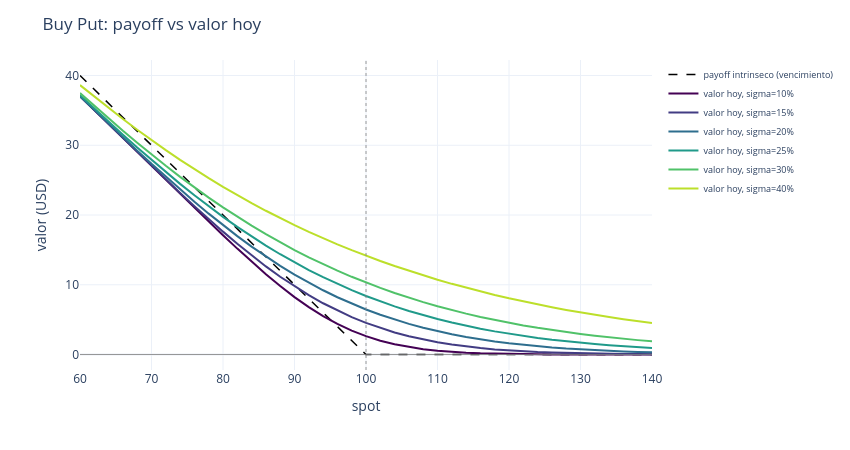
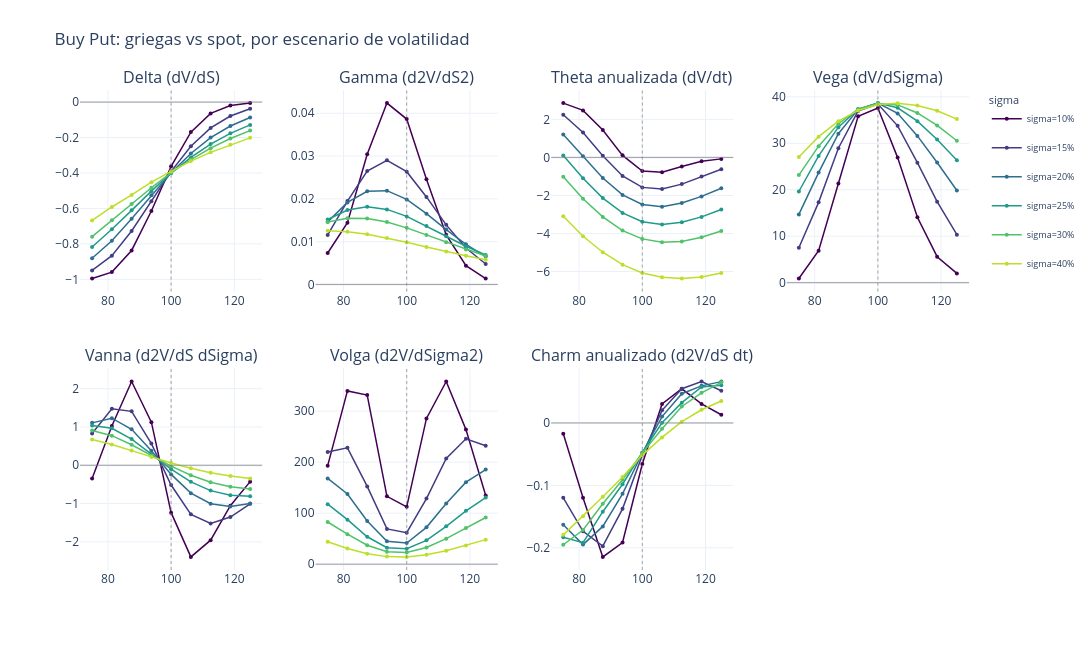

Notebook code cell kept with these figures, in order:
### Markdown cell above
### `buy_put` -- put comprada (P100, x+1)

Mismo patron convexo que `buy_call` pero orientado a la baja: delta negativa que va de ~0 (muy
ITM... es decir spot muy alto) a ~-1 (spot muy bajo). Ganancia acotada (maximo cuando S->0),
perdida limitada a la prima. Gamma/vega positivas y maximas ATM igual que la call (put y call del
mismo strike comparten gamma/vega por put-call parity). Theta negativa.

### Code cell
grids_buy_put = analyze_strategy("buy_put", "Buy Put")

### Figure 1 — Plotly figure (JSON) as saved in the notebook; plotly's stock layout.template omitted (floating-point values rounded to 4 significant figures)
{"data": [{"hovertemplate": "spot=%{x:.1f}<br>payoff=%{y:.2f}<extra>vencimiento</extra>", "line": {"color": "black", "dash": "dash", "width": 1.5}, "mode": "lines", "name": "payoff intrinseco (vencimiento)", "type": "scatter", "x": [60.0, 62.0, 64.0, 66.0, 68.0, 70.0, 72.0, 74.0, 76.0, 78.0, 80.0, 82.0, 84.0, 86.0, 88.0, 90.0, 92.0, 94.0, 96.0, 98.0, 100.0, 102.0, 104.0, 106.0, 108.0, 110.0, 112.0, 114.0, 116.0, 118.0, 120.0, 122.0, 124.0, 126.0, 128.0, 130.0, 132.0, 134.0, 136.0, 138.0, 140.0], "y": [40.0, 38.0, 36.0, 34.0, 32.0, 30.0, 28.0, 26.0, 24.0, 22.0, 20.0, 18.0, 16.0, 14.0, 12.0, 10.0, 8.0, 6.0, 4.0, 2.0, 0.0, 0.0, 0.0, 0.0, 0.0, 0.0, 0.0, 0.0, 0.0, 0.0, 0.0, 0.0, 0.0, 0.0, 0.0, 0.0, 0.0, 0.0, 0.0, 0.0, 0.0]}, {"hovertemplate": "spot=%{x:.1f}<br>valor=%{y:.2f}<extra>sigma=10%</extra>", "line": {"color": "rgb(68, 1, 84)", "width": 2}, "mode": "lines", "name": "valor hoy, sigma=10%", "type": "scatter", "x": [60.0, 62.0, 64.0, 66.0, 68.0, 70.0, 72.0, 74.0, 76.0, 78.0, 80.0, 82.0, 84.0, 86.0, 88.0, 90.0, 92.0, 94.0, 96.0, 98.0, 100.0, 102.0, 104.0, 106.0, 108.0, 110.0, 112.0, 114.0, 116.0, 118.0, 120.0, 122.0, 124.0, 126.0, 128.0, 130.0, 132.0, 134.0, 136.0, 138.0, 140.0], "y": [37.03, 35.03, 33.03, 31.03, 29.03, 27.03, 25.03, 23.03, 21.04, 19.06, 17.1, 15.18, 13.31, 11.52, 9.814, 8.234, 6.796, 5.511, 4.389, 3.431, 2.63, 1.977, 1.459, 1.059, 0.7532, 0.5251, 0.3594, 0.2425, 0.1618, 0.1066, 0.06937, 0.04441, 0.02805, 0.01757, 0.01113, 0.006496, 0.003591, 0.001818, 0.000874, 0.0002843, 2.06e-05]}, {"hovertemplate": "spot=%{x:.1f}<br>valor=%{y:.2f}<extra>sigma=15%</extra>", "line": {"color": "rgb(66, 60, 131)", "width": 2}, "mode": "lines", "name": "valor hoy, sigma=15%", "type": "scatter", "x": [60.0, 62.0, 64.0, 66.0, 68.0, 70.0, 72.0, 74.0, 76.0, 78.0, 80.0, 82.0, 84.0, 86.0, 88.0, 90.0, 92.0, 94.0, 96.0, 98.0, 100.0, 102.0, 104.0, 106.0, 108.0, 110.0, 112.0, 114.0, 116.0, 118.0, 120.0, 122.0, 124.0, 126.0, 128.0, 130.0, 132.0, 134.0, 136.0, 138.0, 140.0], "y": [37.02, 35.02, 33.03, 31.03, 29.04, 27.07, 25.11, 23.18, 21.27, 19.42, 17.62, 15.87, 14.21, 12.63, 11.15, 9.773, 8.504, 7.347, 6.3, 5.364, 4.533, 3.801, 3.164, 2.617, 2.15, 1.757, 1.427, 1.15, 0.9213, 0.7326, 0.5797, 0.4561, 0.358, 0.2801, 0.2184, 0.1697, 0.1316, 0.1016, 0.078, 0.05971, 0.04548]}, {"hovertemplate": "spot=%{x:.1f}<br>valor=%{y:.2f}<extra>sigma=20%</extra>", "line": {"color": "rgb(46, 110, 142)", "width": 2}, "mode": "lines", "name": "valor hoy, sigma=20%", "type": "scatter", "x": [60.0, 62.0, 64.0, 66.0, 68.0, 70.0, 72.0, 74.0, 76.0, 78.0, 80.0, 82.0, 84.0, 86.0, 88.0, 90.0, 92.0, 94.0, 96.0, 98.0, 100.0, 102.0, 104.0, 106.0, 108.0, 110.0, 112.0, 114.0, 116.0, 118.0, 120.0, 122.0, 124.0, 126.0, 128.0, 130.0, 132.0, 134.0, 136.0, 138.0, 140.0], "y": [37.04, 35.07, 33.1, 31.15, 29.23, 27.33, 25.48, 23.67, 21.9, 20.19, 18.54, 16.97, 15.47, 14.05, 12.71, 11.46, 10.29, 9.21, 8.211, 7.294, 6.459, 5.698, 5.008, 4.386, 3.831, 3.336, 2.897, 2.51, 2.169, 1.87, 1.607, 1.377, 1.177, 1.003, 0.8531, 0.7241, 0.6131, 0.5194, 0.4392, 0.3713, 0.3135]}, {"hovertemplate": "spot=%{x:.1f}<br>valor=%{y:.2f}<extra>sigma=25%</extra>", "line": {"color": "rgb(32, 154, 138)", "width": 2}, "mode": "lines", "name": "valor hoy, sigma=25%", "type": "scatter", "x": [60.0, 62.0, 64.0, 66.0, 68.0, 70.0, 72.0, 74.0, 76.0, 78.0, 80.0, 82.0, 84.0, 86.0, 88.0, 90.0, 92.0, 94.0, 96.0, 98.0, 100.0, 102.0, 104.0, 106.0, 108.0, 110.0, 112.0, 114.0, 116.0, 118.0, 120.0, 122.0, 124.0, 126.0, 128.0, 130.0, 132.0, 134.0, 136.0, 138.0, 140.0], "y": [37.18, 35.26, 33.36, 31.5, 29.67, 27.89, 26.15, 24.46, 22.83, 21.25, 19.74, 18.29, 16.92, 15.61, 14.37, 13.2, 12.11, 11.08, 10.12, 9.22, 8.389, 7.619, 6.905, 6.246, 5.64, 5.085, 4.579, 4.117, 3.696, 3.315, 2.971, 2.659, 2.377, 2.122, 1.892, 1.686, 1.499, 1.332, 1.181, 1.048, 0.9285]}, {"hovertemplate": "spot=%{x:.1f}<br>valor=%{y:.2f}<extra>sigma=30%</extra>", "line": {"color": "rgb(80, 194, 105)", "width": 2}, "mode": "lines", "name": "valor hoy, sigma=30%", "type": "scatter", "x": [60.0, 62.0, 64.0, 66.0, 68.0, 70.0, 72.0, 74.0, 76.0, 78.0, 80.0, 82.0, 84.0, 86.0, 88.0, 90.0, 92.0, 94.0, 96.0, 98.0, 100.0, 102.0, 104.0, 106.0, 108.0, 110.0, 112.0, 114.0, 116.0, 118.0, 120.0, 122.0, 124.0, 126.0, 128.0, 130.0, 132.0, 134.0, 136.0, 138.0, 140.0], "y": [37.48, 35.65, 33.84, 32.08, 30.36, 28.68, 27.05, 25.47, 23.95, 22.49, 21.09, 19.74, 18.46, 17.24, 16.08, 14.98, 13.93, 12.95, 12.02, 11.14, 10.32, 9.547, 8.825, 8.147, 7.514, 6.923, 6.373, 5.862, 5.39, 4.952, 4.546, 4.171, 3.826, 3.508, 3.215, 2.945, 2.696, 2.466, 2.255, 2.061, 1.883]}, {"hovertemplate": "spot=%{x:.1f}<br>valor=%{y:.2f}<extra>sigma=40%</extra>", "line": {"color": "rgb(188, 223, 42)", "width": 2}, "mode": "lines", "name": "valor hoy, sigma=40%", "type": "scatter", "x": [60.0, 62.0, 64.0, 66.0, 68.0, 70.0, 72.0, 74.0, 76.0, 78.0, 80.0, 82.0, 84.0, 86.0, 88.0, 90.0, 92.0, 94.0, 96.0, 98.0, 100.0, 102.0, 104.0, 106.0, 108.0, 110.0, 112.0, 114.0, 116.0, 118.0, 120.0, 122.0, 124.0, 126.0, 128.0, 130.0, 132.0, 134.0, 136.0, 138.0, 140.0], "y": [38.62, 36.96, 35.34, 33.75, 32.22, 30.73, 29.29, 27.9, 26.57, 25.28, 24.04, 22.85, 21.7, 20.61, 19.55, 18.55, 17.59, 16.67, 15.8, 14.96, 14.16, 13.4, 12.68, 11.99, 11.34, 10.72, 10.13, 9.57, 9.038, 8.534, 8.056, 7.604, 7.177, 6.774, 6.393, 6.031, 5.689, 5.367, 5.064, 4.778, 4.507]}], "layout": {"height": 450, "legend": {"font": {"size": 9}}, "margin": {"r": 20, "t": 60}, "shapes": [{"line": {"color": "gray", "width": 0.8}, "type": "line", "x0": 0, "x1": 1, "xref": "x domain", "y0": 0, "y1": 0, "yref": "y"}, {"line": {"color": "gray", "dash": "dot", "width": 0.8}, "type": "line", "x0": 100, "x1": 100, "xref": "x", "y0": 0, "y1": 1, "yref": "y domain"}], "title": {"text": "Buy Put: payoff vs valor hoy"}, "width": 850, "xaxis": {"title": {"text": "spot"}}, "yaxis": {"title": {"text": "valor (USD)"}}}}

### Figure 2 — Plotly figure (JSON) as saved in the notebook; plotly's stock layout.template omitted (floating-point values rounded to 4 significant figures)
{"data": [{"hovertemplate": "spot=%{x:.1f}<br>valor=%{y:.4f}<extra>sigma=10%</extra>", "legendgroup": "vol0", "line": {"color": "rgb(68, 1, 84)", "width": 1.5}, "marker": {"size": 4}, "mode": "lines+markers", "name": "sigma=10%", "showlegend": true, "type": "scatter", "x": [75.0, 81.25, 87.5, 93.75, 100.0, 106.2, 112.5, 118.8, 125.0], "xaxis": "x", "y": [-0.9955, -0.9593, -0.8371, -0.6145, -0.3625, -0.1693, -0.06379, -0.01912, -0.005436], "yaxis": "y"}, {"hovertemplate": "spot=%{x:.1f}<br>valor=%{y:.4f}<extra>sigma=15%</extra>", "legendgroup": "vol1", "line": {"color": "rgb(66, 60, 131)", "width": 1.5}, "marker": {"size": 4}, "mode": "lines+markers", "name": "sigma=15%", "showlegend": true, "type": "scatter", "x": [75.0, 81.25, 87.5, 93.75, 100.0, 106.2, 112.5, 118.8, 125.0], "xaxis": "x", "y": [-0.95, -0.8668, -0.7273, -0.5591, -0.3906, -0.2487, -0.1459, -0.07844, -0.0378], "yaxis": "y"}, {"hovertemplate": "spot=%{x:.1f}<br>valor=%{y:.4f}<extra>sigma=20%</extra>", "legendgroup": "vol2", "line": {"color": "rgb(46, 110, 142)", "width": 1.5}, "marker": {"size": 4}, "mode": "lines+markers", "name": "sigma=20%", "showlegend": true, "type": "scatter", "x": [75.0, 81.25, 87.5, 93.75, 100.0, 106.2, 112.5, 118.8, 125.0], "xaxis": "x", "y": [-0.8813, -0.7827, -0.6577, -0.5258, -0.3987, -0.29, -0.2002, -0.135, -0.08695], "yaxis": "y"}, {"hovertemplate": "spot=%{x:.1f}<br>valor=%{y:.4f}<extra>sigma=25%</extra>", "legendgroup": "vol3", "line": {"color": "rgb(32, 154, 138)", "width": 1.5}, "marker": {"size": 4}, "mode": "lines+markers", "name": "sigma=25%", "showlegend": true, "type": "scatter", "x": [75.0, 81.25, 87.5, 93.75, 100.0, 106.2, 112.5, 118.8, 125.0], "xaxis": "x", "y": [-0.8179, -0.7176, -0.6108, -0.5026, -0.4004, -0.3119, -0.2366, -0.1761, -0.1287], "yaxis": "y"}, {"hovertemplate": "spot=%{x:.1f}<br>valor=%{y:.4f}<extra>sigma=30%</extra>", "legendgroup": "vol4", "line": {"color": "rgb(80, 194, 105)", "width": 1.5}, "marker": {"size": 4}, "mode": "lines+markers", "name": "sigma=30%", "showlegend": true, "type": "scatter", "x": [75.0, 81.25, 87.5, 93.75, 100.0, 106.2, 112.5, 118.8, 125.0], "xaxis": "x", "y": [-0.7591, -0.6669, -0.5755, -0.4835, -0.3981, -0.3246, -0.2598, -0.2054, -0.1606], "yaxis": "y"}, {"hovertemplate": "spot=%{x:.1f}<br>valor=%{y:.4f}<extra>sigma=40%</extra>", "legendgroup": "vol5", "line": {"color": "rgb(188, 223, 42)", "width": 1.5}, "marker": {"size": 4}, "mode": "lines+markers", "name": "sigma=40%", "showlegend": true, "type": "scatter", "x": [75.0, 81.25, 87.5, 93.75, 100.0, 106.2, 112.5, 118.8, 125.0], "xaxis": "x", "y": [-0.6677, -0.5919, -0.5235, -0.4516, -0.3905, -0.333, -0.2834, -0.2405, -0.2016], "yaxis": "y"}, {"hovertemplate": "spot=%{x:.1f}<br>valor=%{y:.4f}<extra>sigma=10%</extra>", "legendgroup": "vol0", "line": {"color": "rgb(68, 1, 84)", "width": 1.5}, "marker": {"size": 4}, "mode": "lines+markers", "name": "sigma=10%", "showlegend": false, "type": "scatter", "x": [75.0, 81.25, 87.5, 93.75, 100.0, 106.2, 112.5, 118.8, 125.0], "xaxis": "x2", "y": [0.007348, 0.01442, 0.03044, 0.04237, 0.03864, 0.02457, 0.01159, 0.004392, 0.001387], "yaxis": "y2"}, {"hovertemplate": "spot=%{x:.1f}<br>valor=%{y:.4f}<extra>sigma=15%</extra>", "legendgroup": "vol1", "line": {"color": "rgb(66, 60, 131)", "width": 1.5}, "marker": {"size": 4}, "mode": "lines+markers", "name": "sigma=15%", "showlegend": false, "type": "scatter", "x": [75.0, 81.25, 87.5, 93.75, 100.0, 106.2, 112.5, 118.8, 125.0], "xaxis": "x2", "y": [0.01157, 0.01948, 0.02648, 0.02902, 0.02634, 0.02045, 0.01392, 0.008508, 0.00478], "yaxis": "y2"}, {"hovertemplate": "spot=%{x:.1f}<br>valor=%{y:.4f}<extra>sigma=20%</extra>", "legendgroup": "vol2", "line": {"color": "rgb(46, 110, 142)", "width": 1.5}, "marker": {"size": 4}, "mode": "lines+markers", "name": "sigma=20%", "showlegend": false, "type": "scatter", "x": [75.0, 81.25, 87.5, 93.75, 100.0, 106.2, 112.5, 118.8, 125.0], "xaxis": "x2", "y": [0.01462, 0.01915, 0.02177, 0.02191, 0.01987, 0.01654, 0.01282, 0.009366, 0.006515], "yaxis": "y2"}, {"hovertemplate": "spot=%{x:.1f}<br>valor=%{y:.4f}<extra>sigma=25%</extra>", "legendgroup": "vol3", "line": {"color": "rgb(32, 154, 138)", "width": 1.5}, "marker": {"size": 4}, "mode": "lines+markers", "name": "sigma=25%", "showlegend": false, "type": "scatter", "x": [75.0, 81.25, 87.5, 93.75, 100.0, 106.2, 112.5, 118.8, 125.0], "xaxis": "x2", "y": [0.01518, 0.01738, 0.01813, 0.01754, 0.0159, 0.01367, 0.01126, 0.008938, 0.006884], "yaxis": "y2"}, {"hovertemplate": "spot=%{x:.1f}<br>valor=%{y:.4f}<extra>sigma=30%</extra>", "legendgroup": "vol4", "line": {"color": "rgb(80, 194, 105)", "width": 1.5}, "marker": {"size": 4}, "mode": "lines+markers", "name": "sigma=30%", "showlegend": false, "type": "scatter", "x": [75.0, 81.25, 87.5, 93.75, 100.0, 106.2, 112.5, 118.8, 125.0], "xaxis": "x2", "y": [0.01459, 0.01547, 0.01541, 0.01458, 0.01322, 0.01157, 0.009847, 0.008181, 0.006663], "yaxis": "y2"}, {"hovertemplate": "spot=%{x:.1f}<br>valor=%{y:.4f}<extra>sigma=40%</extra>", "legendgroup": "vol5", "line": {"color": "rgb(188, 223, 42)", "width": 1.5}, "marker": {"size": 4}, "mode": "lines+markers", "name": "sigma=40%", "showlegend": false, "type": "scatter", "x": [75.0, 81.25, 87.5, 93.75, 100.0, 106.2, 112.5, 118.8, 125.0], "xaxis": "x2", "y": [0.01256, 0.01232, 0.01171, 0.01085, 0.009837, 0.008765, 0.007704, 0.006696, 0.005766], "yaxis": "y2"}, {"hovertemplate": "spot=%{x:.1f}<br>valor=%{y:.4f}<extra>sigma=10%</extra>", "legendgroup": "vol0", "line": {"color": "rgb(68, 1, 84)", "width": 1.5}, "marker": {"size": 4}, "mode": "lines+markers", "name": "sigma=10%", "showlegend": false, "type": "scatter", "x": [75.0, 81.25, 87.5, 93.75, 100.0, 106.2, 112.5, 118.8, 125.0], "xaxis": "x3", "y": [2.857, 2.471, 1.438, 0.1077, -0.7138, -0.7766, -0.479, -0.2084, -0.07794], "yaxis": "y3"}, {"hovertemplate": "spot=%{x:.1f}<br>valor=%{y:.4f}<extra>sigma=15%</extra>", "legendgroup": "vol1", "line": {"color": "rgb(66, 60, 131)", "width": 1.5}, "marker": {"size": 4}, "mode": "lines+markers", "name": "sigma=15%", "showlegend": false, "type": "scatter", "x": [75.0, 81.25, 87.5, 93.75, 100.0, 106.2, 112.5, 118.8, 125.0], "xaxis": "x3", "y": [2.243, 1.314, 0.08399, -0.9763, -1.577, -1.664, -1.405, -1.007, -0.6231], "yaxis": "y3"}, {"hovertemplate": "spot=%{x:.1f}<br>valor=%{y:.4f}<extra>sigma=20%</extra>", "legendgroup": "vol2", "line": {"color": "rgb(46, 110, 142)", "width": 1.5}, "marker": {"size": 4}, "mode": "lines+markers", "name": "sigma=20%", "showlegend": false, "type": "scatter", "x": [75.0, 81.25, 87.5, 93.75, 100.0, 106.2, 112.5, 118.8, 125.0], "xaxis": "x3", "y": [1.198, 0.06557, -1.087, -1.972, -2.476, -2.592, -2.401, -2.052, -1.625], "yaxis": "y3"}, {"hovertemplate": "spot=%{x:.1f}<br>valor=%{y:.4f}<extra>sigma=25%</extra>", "legendgroup": "vol3", "line": {"color": "rgb(32, 154, 138)", "width": 1.5}, "marker": {"size": 4}, "mode": "lines+markers", "name": "sigma=25%", "showlegend": false, "type": "scatter", "x": [75.0, 81.25, 87.5, 93.75, 100.0, 106.2, 112.5, 118.8, 125.0], "xaxis": "x3", "y": [0.09877, -1.096, -2.142, -2.923, -3.382, -3.528, -3.416, -3.13, -2.742], "yaxis": "y3"}, {"hovertemplate": "spot=%{x:.1f}<br>valor=%{y:.4f}<extra>sigma=30%</extra>", "legendgroup": "vol4", "line": {"color": "rgb(80, 194, 105)", "width": 1.5}, "marker": {"size": 4}, "mode": "lines+markers", "name": "sigma=30%", "showlegend": false, "type": "scatter", "x": [75.0, 81.25, 87.5, 93.75, 100.0, 106.2, 112.5, 118.8, 125.0], "xaxis": "x3", "y": [-1.024, -2.176, -3.131, -3.85, -4.286, -4.466, -4.418, -4.202, -3.874], "yaxis": "y3"}, {"hovertemplate": "spot=%{x:.1f}<br>valor=%{y:.4f}<extra>sigma=40%</extra>", "legendgroup": "vol5", "line": {"color": "rgb(188, 223, 42)", "width": 1.5}, "marker": {"size": 4}, "mode": "lines+markers", "name": "sigma=40%", "showlegend": false, "type": "scatter", "x": [75.0, 81.25, 87.5, 93.75, 100.0, 106.2, 112.5, 118.8, 125.0], "xaxis": "x3", "y": [-3.092, -4.147, -4.988, -5.644, -6.077, -6.309, -6.371, -6.296, -6.079], "yaxis": "y3"}, {"hovertemplate": "spot=%{x:.1f}<br>valor=%{y:.4f}<extra>sigma=10%</extra>", "legendgroup": "vol0", "line": {"color": "rgb(68, 1, 84)", "width": 1.5}, "marker": {"size": 4}, "mode": "lines+markers", "name": "sigma=10%", "showlegend": false, "type": "scatter", "x": [75.0, 81.25, 87.5, 93.75, 100.0, 106.2, 112.5, 118.8, 125.0], "xaxis": "x4", "y": [0.8941, 6.895, 21.34, 35.82, 37.59, 26.92, 14.09, 5.59, 1.988], "yaxis": "y4"}, {"hovertemplate": "spot=%{x:.1f}<br>valor=%{y:.4f}<extra>sigma=15%</extra>", "legendgroup": "vol1", "line": {"color": "rgb(66, 60, 131)", "width": 1.5}, "marker": {"size": 4}, "mode": "lines+markers", "name": "sigma=15%", "showlegend": false, "type": "scatter", "x": [75.0, 81.25, 87.5, 93.75, 100.0, 106.2, 112.5, 118.8, 125.0], "xaxis": "x4", "y": [7.526, 17.28, 28.94, 36.96, 38.45, 33.76, 25.83, 17.43, 10.32], "yaxis": "y4"}, {"hovertemplate": "spot=%{x:.1f}<br>valor=%{y:.4f}<extra>sigma=20%</extra>", "legendgroup": "vol2", "line": {"color": "rgb(46, 110, 142)", "width": 1.5}, "marker": {"size": 4}, "mode": "lines+markers", "name": "sigma=20%", "showlegend": false, "type": "scatter", "x": [75.0, 81.25, 87.5, 93.75, 100.0, 106.2, 112.5, 118.8, 125.0], "xaxis": "x4", "y": [14.69, 23.69, 32.05, 37.3, 38.64, 36.44, 31.59, 25.86, 19.83], "yaxis": "y4"}, {"hovertemplate": "spot=%{x:.1f}<br>valor=%{y:.4f}<extra>sigma=25%</extra>", "legendgroup": "vol3", "line": {"color": "rgb(32, 154, 138)", "width": 1.5}, "marker": {"size": 4}, "mode": "lines+markers", "name": "sigma=25%", "showlegend": false, "type": "scatter", "x": [75.0, 81.25, 87.5, 93.75, 100.0, 106.2, 112.5, 118.8, 125.0], "xaxis": "x4", "y": [19.62, 27.29, 33.48, 37.37, 38.65, 37.64, 34.77, 30.8, 26.33], "yaxis": "y4"}, {"hovertemplate": "spot=%{x:.1f}<br>valor=%{y:.4f}<extra>sigma=30%</extra>", "legendgroup": "vol4", "line": {"color": "rgb(80, 194, 105)", "width": 1.5}, "marker": {"size": 4}, "mode": "lines+markers", "name": "sigma=30%", "showlegend": false, "type": "scatter", "x": [75.0, 81.25, 87.5, 93.75, 100.0, 106.2, 112.5, 118.8, 125.0], "xaxis": "x4", "y": [23.16, 29.39, 34.21, 37.33, 38.58, 38.26, 36.52, 33.84, 30.55], "yaxis": "y4"}, {"hovertemplate": "spot=%{x:.1f}<br>valor=%{y:.4f}<extra>sigma=40%</extra>", "legendgroup": "vol5", "line": {"color": "rgb(188, 223, 42)", "width": 1.5}, "marker": {"size": 4}, "mode": "lines+markers", "name": "sigma=40%", "showlegend": false, "type": "scatter", "x": [75.0, 81.25, 87.5, 93.75, 100.0, 106.2, 112.5, 118.8, 125.0], "xaxis": "x4", "y": [27.06, 31.43, 34.77, 37.07, 38.34, 38.61, 38.11, 36.99, 35.2], "yaxis": "y4"}, {"hovertemplate": "spot=%{x:.1f}<br>valor=%{y:.4f}<extra>sigma=10%</extra>", "legendgroup": "vol0", "line": {"color": "rgb(68, 1, 84)", "width": 1.5}, "marker": {"size": 4}, "mode": "lines+markers", "name": "sigma=10%", "showlegend": false, "type": "scatter", "x": [75.0, 81.25, 87.5, 93.75, 100.0, 106.2, 112.5, 118.8, 125.0], "xaxis": "x5", "y": [-0.3454, 1.024, 2.189, 1.125, -1.237, -2.393, -1.957, -1.055, -0.4272], "yaxis": "y5"}, {"hovertemplate": "spot=%{x:.1f}<br>valor=%{y:.4f}<extra>sigma=15%</extra>", "legendgroup": "vol1", "line": {"color": "rgb(66, 60, 131)", "width": 1.5}, "marker": {"size": 4}, "mode": "lines+markers", "name": "sigma=15%", "showlegend": false, "type": "scatter", "x": [75.0, 81.25, 87.5, 93.75, 100.0, 106.2, 112.5, 118.8, 125.0], "xaxis": "x5", "y": [0.83, 1.477, 1.409, 0.5669, -0.5159, -1.281, -1.518, -1.351, -1.006], "yaxis": "y5"}, {"hovertemplate": "spot=%{x:.1f}<br>valor=%{y:.4f}<extra>sigma=20%</extra>", "legendgroup": "vol2", "line": {"color": "rgb(46, 110, 142)", "width": 1.5}, "marker": {"size": 4}, "mode": "lines+markers", "name": "sigma=20%", "showlegend": false, "type": "scatter", "x": [75.0, 81.25, 87.5, 93.75, 100.0, 106.2, 112.5, 118.8, 125.0], "xaxis": "x5", "y": [1.108, 1.229, 0.9392, 0.3776, -0.2386, -0.7276, -1.004, -1.074, -0.9993], "yaxis": "y5"}, {"hovertemplate": "spot=%{x:.1f}<br>valor=%{y:.4f}<extra>sigma=25%</extra>", "legendgroup": "vol3", "line": {"color": "rgb(32, 154, 138)", "width": 1.5}, "marker": {"size": 4}, "mode": "lines+markers", "name": "sigma=25%", "showlegend": false, "type": "scatter", "x": [75.0, 81.25, 87.5, 93.75, 100.0, 106.2, 112.5, 118.8, 125.0], "xaxis": "x5", "y": [1.042, 0.9664, 0.6837, 0.2957, -0.1015, -0.433, -0.6615, -0.782, -0.8106], "yaxis": "y5"}, {"hovertemplate": "spot=%{x:.1f}<br>valor=%{y:.4f}<extra>sigma=30%</extra>", "legendgroup": "vol4", "line": {"color": "rgb(80, 194, 105)", "width": 1.5}, "marker": {"size": 4}, "mode": "lines+markers", "name": "sigma=30%", "showlegend": false, "type": "scatter", "x": [75.0, 81.25, 87.5, 93.75, 100.0, 106.2, 112.5, 118.8, 125.0], "xaxis": "x5", "y": [0.9066, 0.7732, 0.5357, 0.2544, -0.0229, -0.2607, -0.4411, -0.5595, -0.6213], "yaxis": "y5"}, {"hovertemplate": "spot=%{x:.1f}<br>valor=%{y:.4f}<extra>sigma=40%</extra>", "legendgroup": "vol5", "line": {"color": "rgb(188, 223, 42)", "width": 1.5}, "marker": {"size": 4}, "mode": "lines+markers", "name": "sigma=40%", "showlegend": false, "type": "scatter", "x": [75.0, 81.25, 87.5, 93.75, 100.0, 106.2, 112.5, 118.8, 125.0], "xaxis": "x5", "y": [0.674, 0.5424, 0.3831, 0.2173, 0.05974, -0.07894, -0.1937, -0.283, -0.3477], "yaxis": "y5"}, {"hovertemplate": "spot=%{x:.1f}<br>valor=%{y:.4f}<extra>sigma=10%</extra>", "legendgroup": "vol0", "line": {"color": "rgb(68, 1, 84)", "width": 1.5}, "marker": {"size": 4}, "mode": "lines+markers", "name": "sigma=10%", "showlegend": false, "type": "scatter", "x": [75.0, 81.25, 87.5, 93.75, 100.0, 106.2, 112.5, 118.8, 125.0], "xaxis": "x6", "y": [193.1, 339.5, 331.5, 133.1, 112.3, 285.7, 358.0, 263.7, 134.5], "yaxis": "y6"}, {"hovertemplate": "spot=%{x:.1f}<br>valor=%{y:.4f}<extra>sigma=15%</extra>", "legendgroup": "vol1", "line": {"color": "rgb(66, 60, 131)", "width": 1.5}, "marker": {"size": 4}, "mode": "lines+markers", "name": "sigma=15%", "showlegend": false, "type": "scatter", "x": [75.0, 81.25, 87.5, 93.75, 100.0, 106.2, 112.5, 118.8, 125.0], "xaxis": "x6", "y": [220.0, 227.9, 152.3, 69.07, 61.82, 128.5, 207.3, 245.8, 232.0], "yaxis": "y6"}, {"hovertemplate": "spot=%{x:.1f}<br>valor=%{y:.4f}<extra>sigma=20%</extra>", "legendgroup": "vol2", "line": {"color": "rgb(46, 110, 142)", "width": 1.5}, "marker": {"size": 4}, "mode": "lines+markers", "name": "sigma=20%", "showlegend": false, "type": "scatter", "x": [75.0, 81.25, 87.5, 93.75, 100.0, 106.2, 112.5, 118.8, 125.0], "xaxis": "x6", "y": [168.1, 137.6, 84.57, 44.88, 41.47, 72.19, 118.7, 160.7, 185.5], "yaxis": "y6"}, {"hovertemplate": "spot=%{x:.1f}<br>valor=%{y:.4f}<extra>sigma=25%</extra>", "legendgroup": "vol3", "line": {"color": "rgb(32, 154, 138)", "width": 1.5}, "marker": {"size": 4}, "mode": "lines+markers", "name": "sigma=25%", "showlegend": false, "type": "scatter", "x": [75.0, 81.25, 87.5, 93.75, 100.0, 106.2, 112.5, 118.8, 125.0], "xaxis": "x6", "y": [117.6, 87.24, 53.75, 32.2, 30.3, 46.71, 74.25, 104.5, 130.5], "yaxis": "y6"}, {"hovertemplate": "spot=%{x:.1f}<br>valor=%{y:.4f}<extra>sigma=30%</extra>", "legendgroup": "vol4", "line": {"color": "rgb(80, 194, 105)", "width": 1.5}, "marker": {"size": 4}, "mode": "lines+markers", "name": "sigma=30%", "showlegend": false, "type": "scatter", "x": [75.0, 81.25, 87.5, 93.75, 100.0, 106.2, 112.5, 118.8, 125.0], "xaxis": "x6", "y": [82.66, 58.86, 37.21, 24.31, 23.11, 32.85, 50.05, 70.84, 91.52], "yaxis": "y6"}, {"hovertemplate": "spot=%{x:.1f}<br>valor=%{y:.4f}<extra>sigma=40%</extra>", "legendgroup": "vol5", "line": {"color": "rgb(188, 223, 42)", "width": 1.5}, "marker": {"size": 4}, "mode": "lines+markers", "name": "sigma=40%", "showlegend": false, "type": "scatter", "x": [75.0, 81.25, 87.5, 93.75, 100.0, 106.2, 112.5, 118.8, 125.0], "xaxis": "x6", "y": [43.92, 30.74, 20.5, 14.83, 14.24, 18.4, 26.23, 36.53, 48.11], "yaxis": "y6"}, {"hovertemplate": "spot=%{x:.1f}<br>valor=%{y:.4f}<extra>sigma=10%</extra>", "legendgroup": "vol0", "line": {"color": "rgb(68, 1, 84)", "width": 1.5}, "marker": {"size": 4}, "mode": "lines+markers", "name": "sigma=10%", "showlegend": false, "type": "scatter", "x": [75.0, 81.25, 87.5, 93.75, 100.0, 106.2, 112.5, 118.8, 125.0], "xaxis": "x7", "y": [-0.01745, -0.1199, -0.2146, -0.1915, -0.06571, 0.0304, 0.05474, 0.03056, 0.0131], "yaxis": "y7"}, {"hovertemplate": "spot=%{x:.1f}<br>valor=%{y:.4f}<extra>sigma=15%</extra>", "legendgroup": "vol1", "line": {"color": "rgb(66, 60, 131)", "width": 1.5}, "marker": {"size": 4}, "mode": "lines+markers", "name": "sigma=15%", "showlegend": false, "type": "scatter", "x": [75.0, 81.25, 87.5, 93.75, 100.0, 106.2, 112.5, 118.8, 125.0], "xaxis": "x7", "y": [-0.1199, -0.1736, -0.1974, -0.1376, -0.05186, 0.02017, 0.05485, 0.06644, 0.05163], "yaxis": "y7"}, {"hovertemplate": "spot=%{x:.1f}<br>valor=%{y:.4f}<extra>sigma=20%</extra>", "legendgroup": "vol2", "line": {"color": "rgb(46, 110, 142)", "width": 1.5}, "marker": {"size": 4}, "mode": "lines+markers", "name": "sigma=20%", "showlegend": false, "type": "scatter", "x": [75.0, 81.25, 87.5, 93.75, 100.0, 106.2, 112.5, 118.8, 125.0], "xaxis": "x7", "y": [-0.1631, -0.1949, -0.1658, -0.1136, -0.04815, 0.01014, 0.04678, 0.05944, 0.06621], "yaxis": "y7"}, {"hovertemplate": "spot=%{x:.1f}<br>valor=%{y:.4f}<extra>sigma=25%</extra>", "legendgroup": "vol3", "line": {"color": "rgb(32, 154, 138)", "width": 1.5}, "marker": {"size": 4}, "mode": "lines+markers", "name": "sigma=25%", "showlegend": false, "type": "scatter", "x": [75.0, 81.25, 87.5, 93.75, 100.0, 106.2, 112.5, 118.8, 125.0], "xaxis": "x7", "y": [-0.1831, -0.1919, -0.1422, -0.09816, -0.04737, 0.0003501, 0.0325, 0.05763, 0.0602], "yaxis": "y7"}, {"hovertemplate": "spot=%{x:.1f}<br>valor=%{y:.4f}<extra>sigma=30%</extra>", "legendgroup": "vol4", "line": {"color": "rgb(80, 194, 105)", "width": 1.5}, "marker": {"size": 4}, "mode": "lines+markers", "name": "sigma=30%", "showlegend": false, "type": "scatter", "x": [75.0, 81.25, 87.5, 93.75, 100.0, 106.2, 112.5, 118.8, 125.0], "xaxis": "x7", "y": [-0.1952, -0.1715, -0.1294, -0.09101, -0.04811, -0.009428, 0.02638, 0.04827, 0.06502], "yaxis": "y7"}, {"hovertemplate": "spot=%{x:.1f}<br>valor=%{y:.4f}<extra>sigma=40%</extra>", "legendgroup": "vol5", "line": {"color": "rgb(188, 223, 42)", "width": 1.5}, "marker": {"size": 4}, "mode": "lines+markers", "name": "sigma=40%", "showlegend": false, "type": "scatter", "x": [75.0, 81.25, 87.5, 93.75, 100.0, 106.2, 112.5, 118.8, 125.0], "xaxis": "x7", "y": [-0.1793, -0.1495, -0.1183, -0.08669, -0.05153, -0.02319, 0.001986, 0.0211, 0.03514], "yaxis": "y7"}], "layout": {"annotations": [{"font": {"size": 16}, "showarrow": false, "text": "Delta (dV/dS)", "x": 0.1025, "xanchor": "center", "xref": "paper", "y": 1, "yanchor": "bottom", "yref": "paper"}, {"font": {"size": 16}, "showarrow": false, "text": "Gamma (d2V/dS2)", "x": 0.3675, "xanchor": "center", "xref": "paper", "y": 1, "yanchor": "bottom", "yref": "paper"}, {"font": {"size": 16}, "showarrow": false, "text": "Theta anualizada (dV/dt)", "x": 0.6325, "xanchor": "center", "xref": "paper", "y": 1, "yanchor": "bottom", "yref": "paper"}, {"font": {"size": 16}, "showarrow": false, "text": "Vega (dV/dSigma)", "x": 0.8975, "xanchor": "center", "xref": "paper", "y": 1, "yanchor": "bottom", "yref": "paper"}, {"font": {"size": 16}, "showarrow": false, "text": "Vanna (d2V/dS dSigma)", "x": 0.1025, "xanchor": "center", "xref": "paper", "y": 0.42, "yanchor": "bottom", "yref": "paper"}, {"font": {"size": 16}, "showarrow": false, "text": "Volga (d2V/dSigma2)", "x": 0.3675, "xanchor": "center", "xref": "paper", "y": 0.42, "yanchor": "bottom", "yref": "paper"}, {"font": {"size": 16}, "showarrow": false, "text": "Charm anualizado (d2V/dS dt)", "x": 0.6325, "xanchor": "center", "xref": "paper", "y": 0.42, "yanchor": "bottom", "yref": "paper"}], "height": 650, "legend": {"font": {"size": 9}, "title": {"text": "sigma"}}, "margin": {"r": 20, "t": 90}, "shapes": [{"line": {"color": "gray", "width": 0.7}, "type": "line", "x0": 0, "x1": 1, "xref": "x domain", "y0": 0, "y1": 0, "yref": "y"}, {"line": {"color": "gray", "dash": "dot", "width": 0.7}, "type": "line", "x0": 100, "x1": 100, "xref": "x", "y0": 0, "y1": 1, "yref": "y domain"}, {"line": {"color": "gray", "width": 0.7}, "type": "line", "x0": 0, "x1": 1, "xref": "x2 domain", "y0": 0, "y1": 0, "yref": "y2"}, {"line": {"color": "gray", "dash": "dot", "width": 0.7}, "type": "line", "x0": 100, "x1": 100, "xref": "x2", "y0": 0, "y1": 1, "yref": "y2 domain"}, {"line": {"color": "gray", "width": 0.7}, "type": "line", "x0": 0, "x1": 1, "xref": "x3 domain", "y0": 0, "y1": 0, "yref": "y3"}, {"line": {"color": "gray", "dash": "dot", "width": 0.7}, "type": "line", "x0": 100, "x1": 100, "xref": "x3", "y0": 0, "y1": 1, "yref": "y3 domain"}, {"line": {"color": "gray", "width": 0.7}, "type": "line", "x0": 0, "x1": 1, "xref": "x4 domain", "y0": 0, "y1": 0, "yref": "y4"}, {"line": {"color": "gray", "dash": "dot", "width": 0.7}, "type": "line", "x0": 100, "x1": 100, "xref": "x4", "y0": 0, "y1": 1, "yref": "y4 domain"}, {"line": {"color": "gray", "width": 0.7}, "type": "line", "x0": 0, "x1": 1, "xref": "x5 domain", "y0": 0, "y1": 0, "yref": "y5"}, {"line": {"color": "gray", "dash": "dot", "width": 0.7}, "type": "line", "x0": 100, "x1": 100, "xref": "x5", "y0": 0, "y1": 1, "yref": "y5 domain"}, {"line": {"color": "gray", "width": 0.7}, "type": "line", "x0": 0, "x1": 1, "xref": "x6 domain", "y0": 0, "y1": 0, "yref": "y6"}, {"line": {"color": "gray", "dash": "dot", "width": 0.7}, "type": "line", "x0": 100, "x1": 100, "xref": "x6", "y0": 0, "y1": 1, "yref": "y6 domain"}, {"line": {"color": "gray", "width": 0.7}, "type": "line", "x0": 0, "x1": 1, "xref": "x7 domain", "y0": 0, "y1": 0, "yref": "y7"}, {"line": {"color": "gray", "dash": "dot", "width": 0.7}, "type": "line", "x0": 100, "x1": 100, "xref": "x7", "y0": 0, "y1": 1, "yref": "y7 domain"}], "title": {"text": "Buy Put: griegas vs spot, por escenario de volatilidad"}, "width": 1450, "xaxis": {"anchor": "y", "domain": [0, 0.205]}, "xaxis2": {"anchor": "y2", "domain": [0.265, 0.47]}, "xaxis3": {"anchor": "y3", "domain": [0.53, 0.735]}, "xaxis4": {"anchor": "y4", "domain": [0.795, 1]}, "xaxis5": {"anchor": "y5", "domain": [0, 0.205]}, "xaxis6": {"anchor": "y6", "domain": [0.265, 0.47]}, "xaxis7": {"anchor": "y7", "domain": [0.53, 0.735]}, "xaxis8": {"anchor": "y8", "domain": [0.795, 1]}, "yaxis": {"anchor": "x", "domain": [0.58, 1]}, "yaxis2": {"anchor": "x2", "domain": [0.58, 1]}, "yaxis3": {"anchor": "x3", "domain": [0.58, 1]}, "yaxis4": {"anchor": "x4", "domain": [0.58, 1]}, "yaxis5": {"anchor": "x5", "domain": [0, 0.42]}, "yaxis6": {"anchor": "x6", "domain": [0, 0.42]}, "yaxis7": {"anchor": "x7", "domain": [0, 0.42]}, "yaxis8": {"anchor": "x8", "domain": [0, 0.42]}}}
